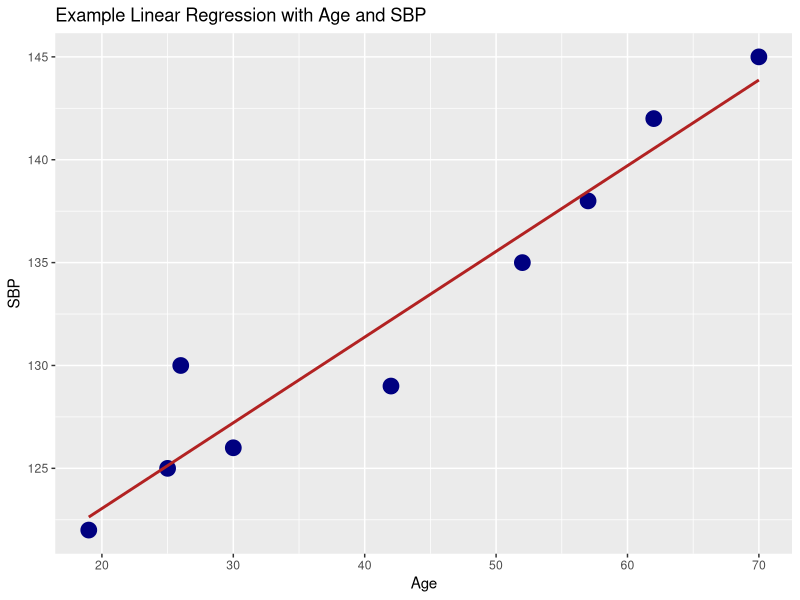

Write the R code that produced this figure.
#
#
#
#
#
#
#
#
#
#
#
#
#
#
#
#
#
#
#
#
#
#
#
#
#
#
#
#
#
#
#
#
#
#
#
#
#
#
#
#
#
#
#
#
#
#
#
#
#
#
#
#
#
#
library(tidyverse)

Obs <- c(1,2,3,4,5,6,7,8,9)
Age <- c(19,25,30,42,26,52,57,62,70)
SBP <- c(122,125,126,129,130,135,138,142,145)


df <- data.frame(Obs = Obs, Age = Age, SBP = SBP)

ggplot(df, aes(x = Age, y = SBP)) +
    geom_point(col = "navy", size = 5) +
    geom_smooth(method = "lm", se = FALSE, col = "firebrick") +
    labs(title = "Example Linear Regression with Age and SBP")
    theme_bw()

fitA <- lm(Age ~ SBP)
fitB <- lm(SBP ~ Age)
print(summary(fitA))
print(summary(fitB))

#
#
#
#
#
#
#
#
#
#
#
#
#
#
#
#
#
#
#
#
#
#
#
#
#
#
#
#
#
#
#
#
#
#
#
#
#
#
#
#
#
#
#
#
#
#
#
#
#
#
#
#
#
#
#
#
#
#
#
#
#
#
#
#
#
#
#
#
#
#
#
#



#
#
#
#
#
#
#
#
#
#
#
#
#
#
#
#
#
#
#
